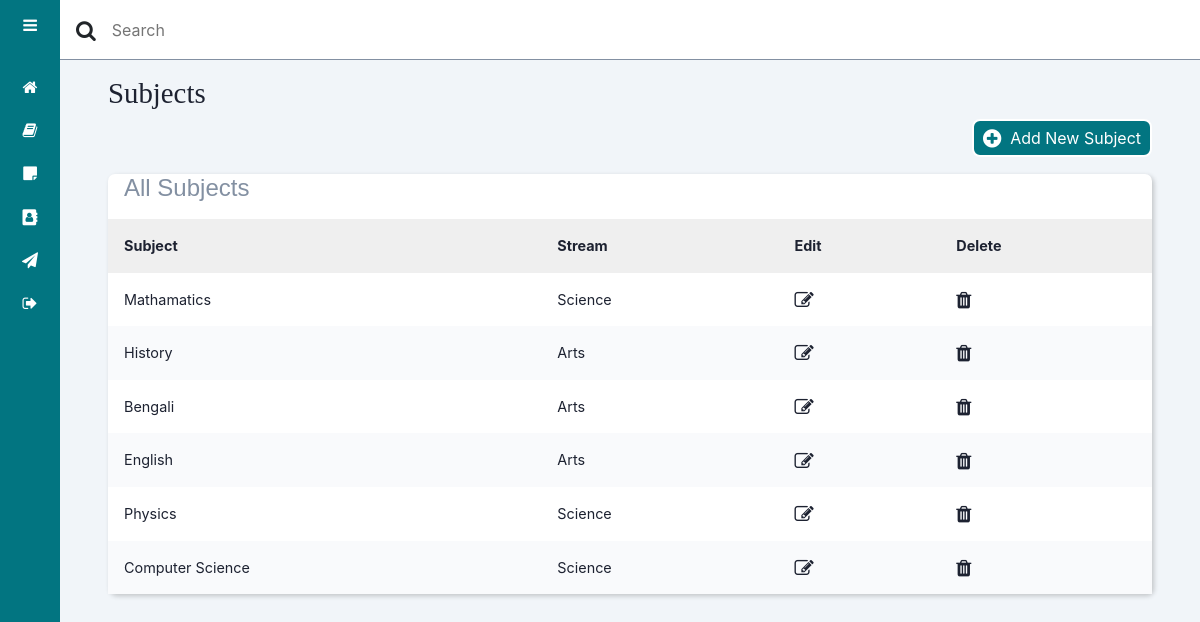
/allSubject, run on the app's committed database.
### papers/models.py (models this page shows)
class Subjects(models.Model):
    subjectName = models.CharField(
        max_length=50, blank=False, unique=False, default='')
    streamName = models.CharField(
        max_length=50, blank=False, unique=False, default='')

### papers/views.py (the view)
# urls.py: path('allSubject', views.AllSubject, name='AllSubject'),
def AllSubject(request):
    context = dict()
    allSubjectDetails = Subjects.objects.all()
    form = AddSubjectForm()
    context = {'form': form}
    context['allSubjectDetails'] = allSubjectDetails
    return render(request, 'papers/adminView/subjectArea/allSubjects.html', context)

### papers/forms.py
class AddSubjectForm(forms.ModelForm):
    class Meta:
        model = Subjects
        fields = ['subjectName', 'streamName']
        labels = {
            'subjectName': 'Subject',
            'streamName': 'Stream',
        }
        widgets = {
            'subjectName': forms.TextInput(attrs={'id': 'subjectName',  'class':'shadow-none'}),
            'streamName': forms.TextInput(attrs={'id': 'stream',  'class':'shadow-none'}),
        }

### papers/templates/papers/adminView/subjectArea/allSubjects.html (shortened to what this page needs)
{% extends 'base.html' %}
{% block allSubject %}
{% load static %}
{% block adminHeader %} {% include 'papers/adminView/adminHeader.html' %} {% endblock %}
<div class="main_content">
    <main>
        <h2 class="dash_titile">Subjects</h2>
        <div class="add_btn">
            <div class="subject_add_btn ml-auto" data-target="#addSubjectModal" data-toggle="modal">
                <span><i class="fa fa-plus-circle fa-lg"></i></span>
                <span>Add New Subject</span>
            </div>
        </div>
        <section class="recent">
            <div class="activity_card">
                <h3>All Subjects</h3>
                <div class="table_responsive">
                    <table>
                        <thead>
                            <tr>
                                <th>Subject</th>
                                <th>Stream</th>
                                <th>Edit</th>
                                <th>Delete</th>
                            </tr>
                        </thead>
                        <tbody id="subjectTableBody">
                            {% for SubjectDetails in allSubjectDetails %}
                            <tr id="subject_id_{{SubjectDetails.id}}">
                                <td id="subject_name_id_{{SubjectDetails.id}}">{{SubjectDetails.subjectName}}</td>
                                <td id="stream_name_id_{{SubjectDetails.id}}">{{SubjectDetails.streamName}}</td>
                                <td class="editBtn" data-target="#editSubjectModal" data-toggle="modal"
                                    onclick="editSubject(`{{SubjectDetails.id}}`)">
                                    <i class="fa fa-edit fa-lg event_icon"></i>
                                </td>
                                <td onclick="removeSubject(`{{SubjectDetails.id}}`)" class="deleteBtn">
                                    <i class="fa fa-trash fa-lg event_icon"></i>
                                </td>
                            </tr>
                            {% endfor %}
                        </tbody>
                    </table>
                </div>
            </div>
        </section>
    </main>
</div>
{% endblock %}

### templates/base.html (style rules this page uses)
body { -webkit-user-select: none; -moz-user-select: -moz-none; -ms-user-select: none; user-select: none; }

### papers/templates/papers/adminView/subjectArea/allSubjects.html (style rules this page uses)
main { margin-top: 60px; background: #f1f5f9; min-height: 90vh; padding: 1rem 3rem; }
.dash_titile { color: var(--color-dark); margin-bottom: .5rem; font-family: Algerian; font-size: 1.8rem; z-index: 1; }
.subject_add_btn { display: flex; align-items: center; justify-content: space-evenly; border: 2px solid #fff; border-radius: 8px; width: 180px; height: 38px; cursor: pointer; background: var(--main-color); color: #fff; z-index: 1; }
.recent { margin-top: 1.1rem; margin-bottom: 1rem; z-index: 1; }
.activity_card { background: #fff; border-radius: 7px; margin-bottom: 1rem; box-shadow: 2px 2px 5px rgba(0, 0, 0, 0.2); }
.activity_card h3 { color: var(--text-grey); margin: 1rem; font-size: 1.5rem; font-family: sans-serif; }
.activity_card table { width: 100%; border-collapse: collapse; }
.activity_card thead { background: #efefef; text-align: left; }
.activity_card tbody { text-align: left; }
th, td { font-size: .9rem; padding: 1rem 1rem; color: var(--color-dark); }
tbody tr:nth-child(even) { background: #f9fafc; }
.event_icon { text-decoration: none; color: var(--color-dark); }
.table_responsive { overflow-x: auto; }
.editBtn { cursor: pointer; }
.deleteBtn { cursor: pointer; }
@media only screen and (max-width: 1200px) { .main_content { margin-left: 60px; } }

### papers/templates/papers/adminView/adminSidebar.html (style rules this page uses)
:root { --main-color: #027581; --color-dark: #1D2231; --text-grey: #8390A2; }
* { margin: 0; padding: 0; box-sizing: border-box; }

### papers/templates/papers/adminView/adminHeader.html (style rules this page uses)
.main_content { position: relative; margin-left: 240px; transition: margin-left 300ms; }
@media only screen and (max-width: 1200px) { .main_content { margin-left: 60px; } }

### data on the page
Subjects: subjectName "Mathamatics", streamName "Science"
Subjects: subjectName "History", streamName "Arts"
Subjects: subjectName "Bengali", streamName "Arts"
Subjects: subjectName "English", streamName "Arts"
Subjects: subjectName "Physics", streamName "Science"
Subjects: subjectName "Computer Science", streamName "Science"
